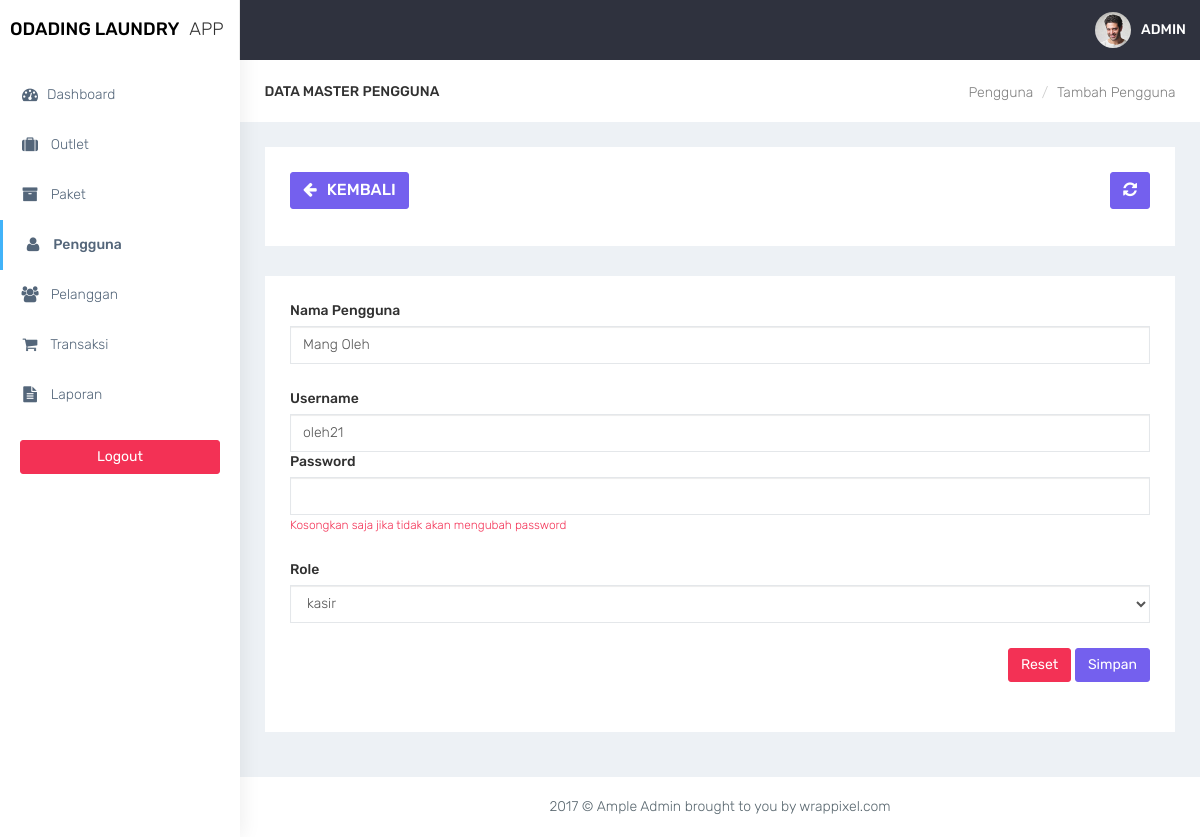
Screenshot of /admin/pengguna_edit.php?id=10 (signed in) with the database file from the repository.
### tables this page shows
CREATE TABLE `user` (
  `id_user` int(11) NOT NULL,
  `nama_user` varchar(100) DEFAULT NULL,
  `username` varchar(32) DEFAULT NULL,
  `password` varchar(150) DEFAULT NULL,
  `outlet_id` int(11) DEFAULT NULL,
  `role` enum('admin','kasir','owner') DEFAULT NULL
);

### admin/functions.php (called while the page is built, shortened)
<?php
function ambilsatubaris($conn,$query){
    $db = mysqli_query($conn,$query);
    return mysqli_fetch_assoc($db);
}
?>

### admin/pengguna_edit.php (the view, shortened to what this page needs)
<?php
require'functions.php';
$role = ['admin','owner','kasir'];
$id_user = $_GET['id'];
$queryedit = "SELECT * FROM user WHERE id_user = '$id_user'";
$edit = ambilsatubaris($conn,$queryedit);
require'layout_header.php';
?>
<div class="container-fluid">
    <div class="row bg-title">
        <div class="col-lg-3 col-md-4 col-sm-4 col-xs-12">
            <h4 class="page-title">Data Master Pengguna</h4> </div>
        <div class="col-lg-9 col-sm-8 col-md-8 col-xs-12">
            <ol class="breadcrumb">
                <li><a href="outlet.php">Pengguna</a></li>
                <li><a href="#">Tambah Pengguna</a></li>
            </ol>
        </div>
    </div>
    <div class="row">
        <div class="col-md-12 col-lg-12 col-sm-12 col-xs-12">
            <div class="white-box">
                <div class="row">
                    <div class="col-md-6">
                          <a href="javascript:void(0)" onclick="window.history.back();" class="btn btn-primary box-title"><i class="fa fa-arrow-left fa-fw"></i> Kembali</a>
                    </div>
                    <div class="col-md-6 text-right">
                        <button id="btn-refresh" class="btn btn-primary box-title text-right" title="Refresh Data"><i class="fa fa-refresh" id="ic-refresh"></i></button>
                    </div>
                </div>
            </div>
        </div>
    </div>
    <div class="row">
        <div class="col-md-12 col-lg-12 col-sm-12 col-xs-12">
            <div class="white-box">
                <form method="post" action="">
                <div class="form-group">
                    <label>Nama Pengguna</label>
                    <input type="text" name="nama_user" class="form-control" value="<?= $edit['nama_user'] ?>">
                </div>
                <div class="form-group">
                    <label>Username</label>
                    <input type="text" name="username" class="form-control" value="<?= $edit['username'] ?>">
                <div class="form-group">
                    <label>Password</label>
                    <input type="text" name="password" class="form-control">
                    <small class="text-danger">Kosongkan saja jika tidak akan mengubah password</small>
                </div>
                <div class="form-group">
                    <label>Role</label>
                    <select name="role" class="form-control">
                        <?php foreach ($role as $key): ?>
                            <?php if ($key == $edit['role']): ?>
                            <option value="<?= $key ?>" selected><?= $key ?></option>
                            <?php endif ?>
                        <?php endforeach ?>
                    </select>
                </div>
                <div class="text-right">
                    <button type="reset" class="btn btn-danger">Reset</button>
                    <button type="submit" name="btn-simpan" class="btn btn-primary">Simpan</button>
                </div>
                </form>
            </div>
        </div>
    </div>
</div>
<?php
require'layout_footer.php';
?>

### assets/css/colors/default.css (style rules this page uses)
body { background: #fff; }

### rows the page displays
user: nama_user "Mang Oleh", username "oleh21", role "kasir"
